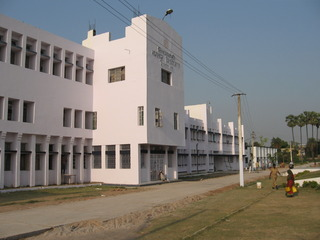
%> input picture Scene Recognition with Bag of Words/data/campus/sun_anlhyjfjqfdgfgzl.jpg, 320 x 240 px, given in place of sun_acfgwrhgcjrpcbru.jpg, which was not available
$ octave testDict.m   (GNU Octave 9; MATLAB toolbox functions it lacks are replaced by stand-ins)
%> lines starting %> are read from the running program, lines starting %| are printed output that depends on the picture; pictures that were not available may be replaced by others from this repository, and a replacement may not be noted
%> further down, image is the input picture: size 240x320x3 uint8; mean R, G, B 125.5, 122.6, 118.8
### Scene Recognition with Bag of Words/matlab/createFilterBank.m
function [filterBank] = createFilterBank()
% Code to generate reasonable filter bank

gaussianScales = [1 2 4 8 sqrt(2)*8];
logScales      = [1 2 4 8 sqrt(2)*8];
dxScales       = [1 2 4 8 sqrt(2)*8];
dyScales       = [1 2 4 8 sqrt(2)*8];

filterBank = cell(numel(gaussianScales) + numel(logScales) + numel(dxScales) + numel(dyScales),1);

idx = 0;

for scale = gaussianScales
    idx = idx + 1;
    filterBank{idx} = fspecial('gaussian', 2*ceil(scale*2.5)+1, scale);
end

for scale = logScales
    idx = idx + 1;
    filterBank{idx} = fspecial('log', 2*ceil(scale*2.5)+1, scale);
end

for scale = dxScales
    idx = idx + 1;
    f = fspecial('gaussian', 2*ceil(scale*2.5) + 1, scale);
    f = imfilter(f, [-1 0 1], 'same');
    filterBank{idx} = f;
end

for scale = dyScales
    idx = idx + 1;
    f = fspecial('gaussian', 2*ceil(scale*2.5) + 1, scale);
    f = imfilter(f, [-1 0 1]', 'same');
    filterBank{idx} = f;
end

return;

### Scene Recognition with Bag of Words/matlab/getVisualWords.m
function [wordMap] = getVisualWords(I, filterBank, dictionary)
% I is the input image of size H × W × 3
% dictionary is the dictionary computed previousl
% filterBank is the filter bank that was used to construct the dictionary
% wordMap is an H × W matrix of integer labels

[h, w, ~] = size(I);
%> h = 240; w = 320
[n, ~] = size(filterBank);

responses = reshape(extractFilterResponses(I, filterBank), [], 3*n);

[~, ind] = pdist2(dictionary, responses, 'euclidean', 'Smallest', 1);
wordMap = reshape(ind, h, w);


end

### Scene Recognition with Bag of Words/matlab/extractFilterResponses.m
function [filterResponses] = extractFilterResponses(I, filterBank)

[h, w, c] = size(I);
%> h = 240; w = 320; c = 3
[N, ~] = size(filterBank);

if c == 1
    I = repmat(I, [1 1 3]);
end

I = im2double(I);
R = I(:,:,1);
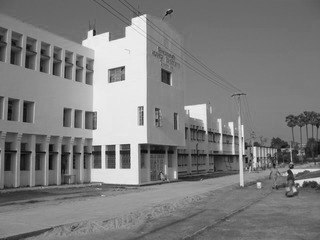
%> R: size 240x320 double; min 0.0157, max 0.969, mean 0.492
G = I(:,:,2);
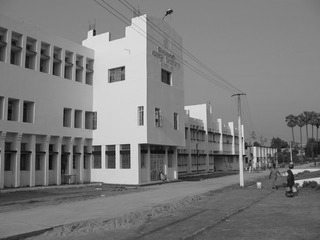
%> G: size 240x320 double; min 0.0196, max 0.914, mean 0.481
B = I(:,:,3);
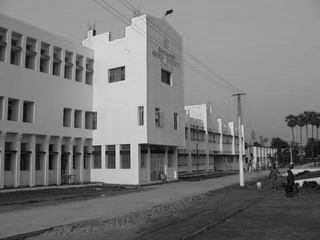
%> B: size 240x320 double; min 0, max 0.894, mean 0.466

[L, A, B] = RGB2Lab(R, G, B);

filterResponses = zeros(h, w, 3*N);
for n = 1:N
    filter = filterBank{n};
    filterResponses(:, :, 3*(n-1)+1) = imfilter(L, filter);
    filterResponses(:, :, 3*(n-1)+2) = imfilter(A, filter);
    filterResponses(:, :, 3*(n-1)+3) = imfilter(B, filter);
end


end

### Scene Recognition with Bag of Words/matlab/RGB2Lab.m
function [L,a,b] = RGB2Lab(R,G,B)
% function [L, a, b] = RGB2Lab(R, G, B)
% RGB2Lab takes matrices corresponding to Red, Green, and Blue, and
% transforms them into CIELab.  This transform is based on ITU-R
% Recommendation  BT.709 using the D65 white point reference.
% The error in transforming RGB -> Lab -> RGB is approximately
% 10^-5.  RGB values can be either between 0 and 1 or between 0 and 255.
% By Mark Ruzon from C code by Yossi Rubner, 23 September 1997.
% Updated for MATLAB 5 28 January 1998.

if (nargin == 1)
  B = double(R(:,:,3));
  G = double(R(:,:,2));
  R = double(R(:,:,1));
end

if ((max(max(R)) > 1.0) | (max(max(G)) > 1.0) | (max(max(B)) > 1.0))
  R = R/255;
  G = G/255;
  B = B/255;
end

[M, N] = size(R);
%> M = 240; N = 320
s = M*N;
%> s = 76800

% Set a threshold
T = 0.008856;

RGB = [reshape(R,1,s); reshape(G,1,s); reshape(B,1,s)];

% RGB to XYZ
MAT = [0.412453 0.357580 0.180423;
       0.212671 0.715160 0.072169;
       0.019334 0.119193 0.950227];
XYZ = MAT * RGB;

X = XYZ(1,:) / 0.950456;
Y = XYZ(2,:);
Z = XYZ(3,:) / 1.088754;

XT = X > T;
%> XT = 76800 logical values, 76800 true
YT = Y > T;
%> YT = 76800 logical values, 76800 true
ZT = Z > T;
%> ZT = 76800 logical values, 76795 true

fX = XT .* X.^(1/3) + (~XT) .* (7.787 .* X + 16/116);

% Compute L
Y3 = Y.^(1/3);
fY = YT .* Y3 + (~YT) .* (7.787 .* Y + 16/116);
L  = YT .* (116 * Y3 - 16.0) + (~YT) .* (903.3 * Y);

fZ = ZT .* Z.^(1/3) + (~ZT) .* (7.787 .* Z + 16/116);

% Compute a and b
a = 500 * (fX - fY);
b = 200 * (fY - fZ);

L = reshape(L, M, N);
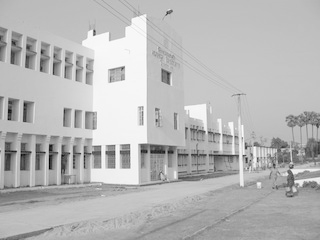
%> L: size 240x320 double; min 14.04, max 96.91, mean 73.7; drawn with min black and max white
a = reshape(a, M, N);
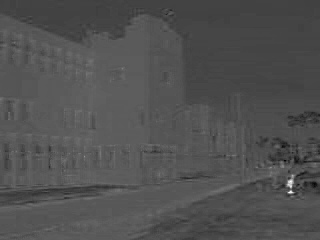
%> a: size 240x320 double; min -16.42, max 35.34, mean 0.1; drawn with min black and max white
b = reshape(b, M, N);
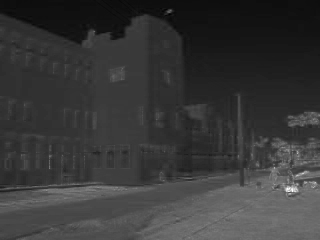
%> b: size 240x320 double; min -15.04, max 64.4, mean 2.6; drawn with min black and max white

if ((nargout == 1) | (nargout == 0))
  L = cat(3,L,a,b);
end

### Scene Recognition with Bag of Words/matlab/testDict.m
close;
clear all;

% [7 lines of commented-out code are left out]
image = imread('../data/campus/sun_acfgwrhgcjrpcbru.jpg');


random = load('dictionaryRandom.mat', 'dictionary');
harris = load('dictionaryHarris.mat', 'dictionary');
filterBank = createFilterBank();

figure; imshow(label2rgb(getVisualWords(image, filterBank, random.dictionary))); hold on;
%> the run ends on the next line
